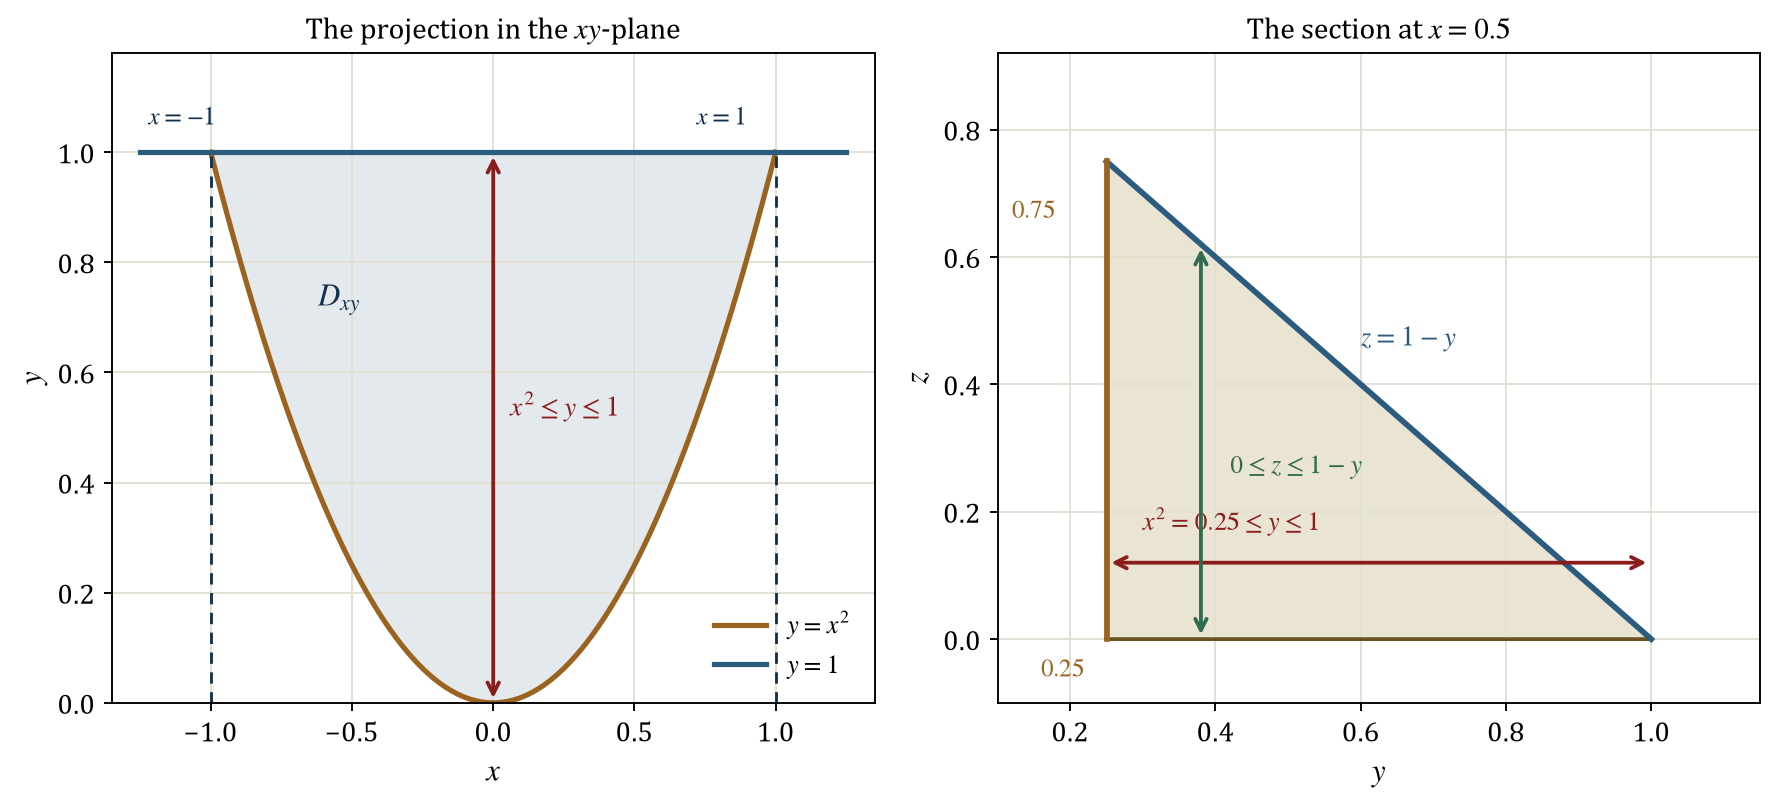

The script that saved this image:
"""Draw the projection of the solid and one section at a fixed x.

The left panel is the projection D in the xy-plane, bounded by the parabola
y = x**2 and the line y = 1. The right panel is the section at x = 0.5, a
triangle with vertices (0.25, 0), (1, 0), and (0.25, 0.75).
"""

import base64

import matplotlib
import numpy as np

matplotlib.use("Agg")
import matplotlib.pyplot as plt

plt.rcParams.update({
    "font.family": "serif",
    "font.serif": ["Cambria", "Times New Roman", "DejaVu Serif"],
    "mathtext.fontset": "stix",
    "font.size": 12,
    "axes.labelsize": 13,
    "axes.titlesize": 12.5,
})

figure, (left_axes, right_axes) = plt.subplots(1, 2, figsize=(10.6, 4.9))

# Left panel: the projection D in the xy-plane.
coordinate_x = np.linspace(-1.0, 1.0, 300)
left_axes.fill_between(coordinate_x, coordinate_x**2, 1.0, color="#cfd8e0", alpha=0.55)
left_axes.plot(coordinate_x, coordinate_x**2, color="#9a6420", linewidth=2.2, label=r"$y = x^{2}$")
left_axes.plot([-1.25, 1.25], [1.0, 1.0], color="#2c5b80", linewidth=2.2, label=r"$y = 1$")
for boundary_x in (-1.0, 1.0):
    left_axes.plot([boundary_x, boundary_x], [0.0, 1.0], color="#12304d", linewidth=1.2,
                   linestyle=(0, (4, 3)))
left_axes.annotate("", xy=(0.0, 1.0), xytext=(0.0, 0.0),
                   arrowprops={"arrowstyle": "<->", "color": "#8a1c1c", "linewidth": 1.6})
left_axes.text(0.06, 0.52, r"$x^{2} \leq y \leq 1$", color="#8a1c1c", fontsize=11.5)
left_axes.text(-0.62, 0.72, r"$D_{xy}$", color="#12304d", fontsize=13)
left_axes.text(-1.22, 1.05, r"$x = -1$", color="#12304d", fontsize=10.5)
left_axes.text(0.72, 1.05, r"$x = 1$", color="#12304d", fontsize=10.5)
left_axes.set_xlim(-1.35, 1.35)
left_axes.set_ylim(0.0, 1.18)
left_axes.set_xlabel(r"$x$")
left_axes.set_ylabel(r"$y$")
left_axes.set_title("The projection in the $xy$-plane")
left_axes.grid(True, color="#e2dfd4", linewidth=0.8)
left_axes.legend(loc="lower right", frameon=False, fontsize=11)

# Right panel: the section at x = 0.5.
triangle_y = [0.25, 1.0, 0.25, 0.25]
triangle_z = [0.0, 0.0, 0.75, 0.0]
right_axes.fill(triangle_y, triangle_z, color="#e8e1cd", alpha=0.9)
right_axes.plot(triangle_y, triangle_z, color="#6b5222", linewidth=1.6)
right_axes.plot([0.25, 1.0], [0.75, 0.0], color="#2c5b80", linewidth=2.4)
right_axes.plot([0.25, 0.25], [0.0, 0.75], color="#9a6420", linewidth=2.4)
right_axes.annotate("", xy=(1.0, 0.12), xytext=(0.25, 0.12),
                    arrowprops={"arrowstyle": "<->", "color": "#8a1c1c", "linewidth": 1.6})
right_axes.text(0.30, 0.17, r"$x^{2} = 0.25 \leq y \leq 1$", color="#8a1c1c", fontsize=11)
right_axes.annotate("", xy=(0.38, 0.62), xytext=(0.38, 0.0),
                    arrowprops={"arrowstyle": "<->", "color": "#2f6b4f", "linewidth": 1.6})
right_axes.text(0.42, 0.26, r"$0 \leq z \leq 1 - y$", color="#2f6b4f", fontsize=11)
right_axes.text(0.60, 0.46, r"$z = 1 - y$", color="#2c5b80", fontsize=11.5)
right_axes.text(0.18, 0.66, r"$0.75$", color="#9a6420", fontsize=10.5, ha="right")
right_axes.text(0.22, -0.06, r"$0.25$", color="#9a6420", fontsize=10.5, ha="right")
right_axes.set_xlim(0.10, 1.15)
right_axes.set_ylim(-0.10, 0.92)
right_axes.set_xlabel(r"$y$")
right_axes.set_ylabel(r"$z$")
right_axes.set_title("The section at $x = 0.5$")
right_axes.grid(True, color="#e2dfd4", linewidth=0.8)

figure.tight_layout()
output_path = "part1_figure2.png"
figure.savefig(output_path, dpi=170, bbox_inches="tight", facecolor="white")
with open(output_path, "rb") as image_file:
    encoded = base64.b64encode(image_file.read()).decode("ascii")
with open("part1_figure2.b64.txt", "w", encoding="ascii") as text_file:
    text_file.write(encoded)
print(f"saved {output_path} and part1_figure2.b64.txt ({len(encoded)} base64 characters)")
